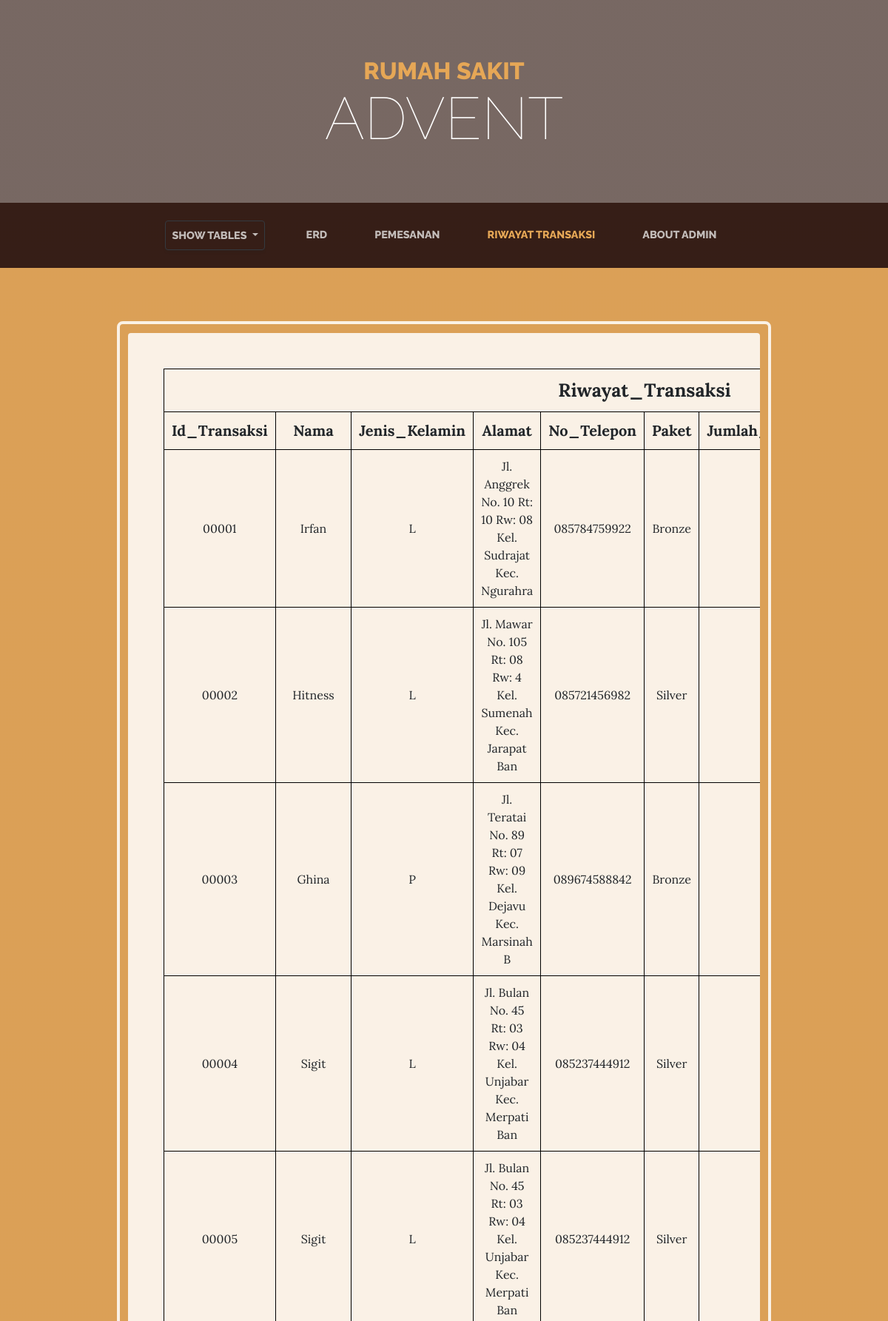
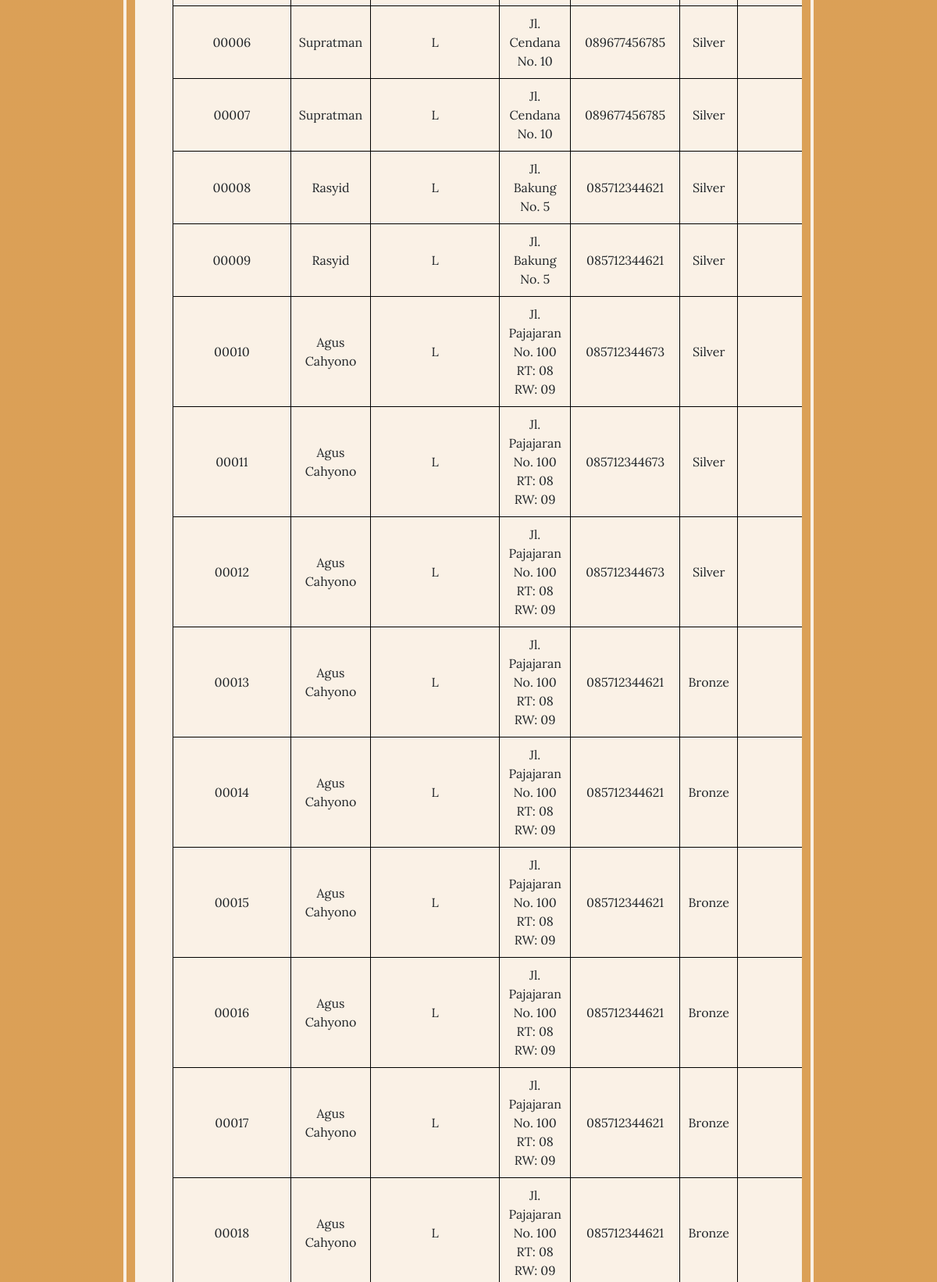
Screenshot of /Rs_Advent_Controller/view_riwayat_transaksi (upper part) with the database file from the repository (2 pictures, top to bottom).
### tables this page shows
CREATE TABLE `transaksi` (
  `Id_Transaksi` smallint(5) UNSIGNED ZEROFILL NOT NULL,
  `Nama` char(41) NOT NULL,
  `Jenis_Kelamin` char(1) NOT NULL,
  `Alamat` char(61) NOT NULL,
  `No_Telepon` char(15) NOT NULL,
  `Paket` char(21) NOT NULL,
  `Jumlah_Pemesanan` tinyint(8) NOT NULL,
  `Tanggal_Pemesanan` date NOT NULL,
  `Total_Bayar` int(8) NOT NULL
);

### application/controllers/Rs_Advent_Controller.php (called while the page is built, shortened)
<?php
class Rs_Advent_Controller extends CI_Controller
{
    public function view_riwayat_transaksi()
    {
      $this->load->model('Model_Rs_Advent/M_Pemesanan');
      $data['Riwayat_Transaksi'] = $this->M_Pemesanan->get_record();
      $this->load->view('View_Rs_Advent/V_Riwayat_Transaksi', $data);
    }
}
 ?>

### index.php (called while the page is built, shortened)
<?php
require_once BASEPATH.'core/CodeIgniter.php';

### application/models/Model_Rs_Advent/M_Pemesanan.php (called while the page is built, shortened)
<?php
class M_Pemesanan extends CI_Model
{
  function get_record()
  {
    $query = $this->db->get('transaksi');
    return $query->result();
  }
}
?>

### application/views/View_Rs_Advent/V_Riwayat_Transaksi.php (the view, shortened to what this page needs)
<!DOCTYPE html>
<html lang="en">
  <head>
    <link href="<?php echo base_url('Coffe/aset/bootstrap/css/bootstrap.min.css');?>" rel="stylesheet">
    <link href="<?php echo base_url('Coffe/css/business-casual.min.css');?>" rel="stylesheet">
  </head>
  <body>
    <h1 class="site-heading text-center text-white d-none d-lg-block">
      <span class="site-heading-upper text-primary mb-3">Rumah Sakit</span>
      <span class="site-heading-lower">Advent</span>
    </h1>
    <?php
      include 'Navigasi.php';
    ?>
    <section class="pages-section cta">
      <div class="container-fluid">
        <div class="row">
          <div class="col-xl-9 mx-auto" style="">
            <div class="gta-inner">
            <div class="cta-inner text-center rounded">
              <table cellpadding="10px" border="1px" cellspacing="0" bordercolor="black" align="center">
                <tr>
                  <td colspan="9" align="center"style="font-size: 25px;"><b>Riwayat_Transaksi</b></td>
                </tr>
                <tr style="font-size: 20px">
                  <td><b>Id_Transaksi</b></td>
                  <td><b>Nama</b></td>
                  <td><b>Jenis_Kelamin</b></td>
                  <td><b>Alamat</b></td>
                  <td><b>No_Telepon</b></td>
                  <td><b>Paket</b></td>
                  <td><b>Jumlah_Pemesanan</b></td>
                </tr>
              <?php
                  foreach ($Riwayat_Transaksi as $column)
                {
              ?>
                <tr>
                  <td><?php echo $column->Id_Transaksi; ?></td>
                  <td><?php echo $column->Nama; ?></td>
                  <td><?php echo $column->Jenis_Kelamin; ?></td>
                  <td><?php echo $column->Alamat; ?></td>
                  <td><?php echo $column->No_Telepon; ?></td>
                  <td><?php echo $column->Paket; ?></td>
                  <td><?php echo $column->Jumlah_Pemesanan; ?></td>
                </tr>
              <?php } ?>
            </table>
            <br><br>
            </div>
            </div>
          </div>
        </div>
      </div>
    </section>
  </body>
</html>

### rows the page displays
transaksi: Id_Transaksi "00001", Nama "Irfan", Jenis_Kelamin "L", Alamat "Jl. Anggrek No. 10 Rt: 10 Rw: 08 Kel. Sudrajat Kec. Ngurahra", No_Telepon "085784759922", Paket "Bronze"
transaksi: Id_Transaksi "00002", Nama "Hitness", Jenis_Kelamin "L", Alamat "Jl. Mawar No. 105 Rt: 08 Rw: 4 Kel. Sumenah Kec. Jarapat Ban", No_Telepon "085721456982", Paket "Silver"
transaksi: Id_Transaksi "00003", Nama "Ghina", Jenis_Kelamin "P", Alamat "Jl. Teratai No. 89 Rt: 07 Rw: 09 Kel. Dejavu Kec. Marsinah B", No_Telepon "089674588842", Paket "Bronze"
transaksi: Id_Transaksi "00004", Nama "Sigit", Jenis_Kelamin "L", Alamat "Jl. Bulan No. 45 Rt: 03 Rw: 04 Kel. Unjabar Kec. Merpati Ban", No_Telepon "085237444912", Paket "Silver"
transaksi: Id_Transaksi "00005", Nama "Sigit", Jenis_Kelamin "L", Alamat "Jl. Bulan No. 45 Rt: 03 Rw: 04 Kel. Unjabar Kec. Merpati Ban", No_Telepon "085237444912", Paket "Silver"
transaksi: Id_Transaksi "00006", Nama "Supratman", Jenis_Kelamin "L", Alamat "Jl. Cendana No. 10", No_Telepon "089677456785", Paket "Silver"
transaksi: Id_Transaksi "00007", Nama "Supratman", Jenis_Kelamin "L", Alamat "Jl. Cendana No. 10", No_Telepon "089677456785", Paket "Silver"
transaksi: Id_Transaksi "00008", Nama "Rasyid", Jenis_Kelamin "L", Alamat "Jl. Bakung No. 5", No_Telepon "085712344621", Paket "Silver"
transaksi: Id_Transaksi "00009", Nama "Rasyid", Jenis_Kelamin "L", Alamat "Jl. Bakung No. 5", No_Telepon "085712344621", Paket "Silver"
transaksi: Id_Transaksi "00010", Nama "Agus Cahyono", Jenis_Kelamin "L", Alamat "Jl. Pajajaran No. 100 RT: 08 RW: 09", No_Telepon "085712344673", Paket "Silver"
transaksi: Id_Transaksi "00011", Nama "Agus Cahyono", Jenis_Kelamin "L", Alamat "Jl. Pajajaran No. 100 RT: 08 RW: 09", No_Telepon "085712344673", Paket "Silver"
transaksi: Id_Transaksi "00012", Nama "Agus Cahyono", Jenis_Kelamin "L", Alamat "Jl. Pajajaran No. 100 RT: 08 RW: 09", No_Telepon "085712344673", Paket "Silver"
transaksi: Id_Transaksi "00013", Nama "Agus Cahyono", Jenis_Kelamin "L", Alamat "Jl. Pajajaran No. 100 RT: 08 RW: 09", No_Telepon "085712344621", Paket "Bronze"
transaksi: Id_Transaksi "00014", Nama "Agus Cahyono", Jenis_Kelamin "L", Alamat "Jl. Pajajaran No. 100 RT: 08 RW: 09", No_Telepon "085712344621", Paket "Bronze"
transaksi: Id_Transaksi "00015", Nama "Agus Cahyono", Jenis_Kelamin "L", Alamat "Jl. Pajajaran No. 100 RT: 08 RW: 09", No_Telepon "085712344621", Paket "Bronze"
transaksi: Id_Transaksi "00016", Nama "Agus Cahyono", Jenis_Kelamin "L", Alamat "Jl. Pajajaran No. 100 RT: 08 RW: 09", No_Telepon "085712344621", Paket "Bronze"
transaksi: Id_Transaksi "00017", Nama "Agus Cahyono", Jenis_Kelamin "L", Alamat "Jl. Pajajaran No. 100 RT: 08 RW: 09", No_Telepon "085712344621", Paket "Bronze"
transaksi: Id_Transaksi "00018", Nama "Agus Cahyono", Jenis_Kelamin "L", Alamat "Jl. Pajajaran No. 100 RT: 08 RW: 09", No_Telepon "085712344621", Paket "Bronze"
